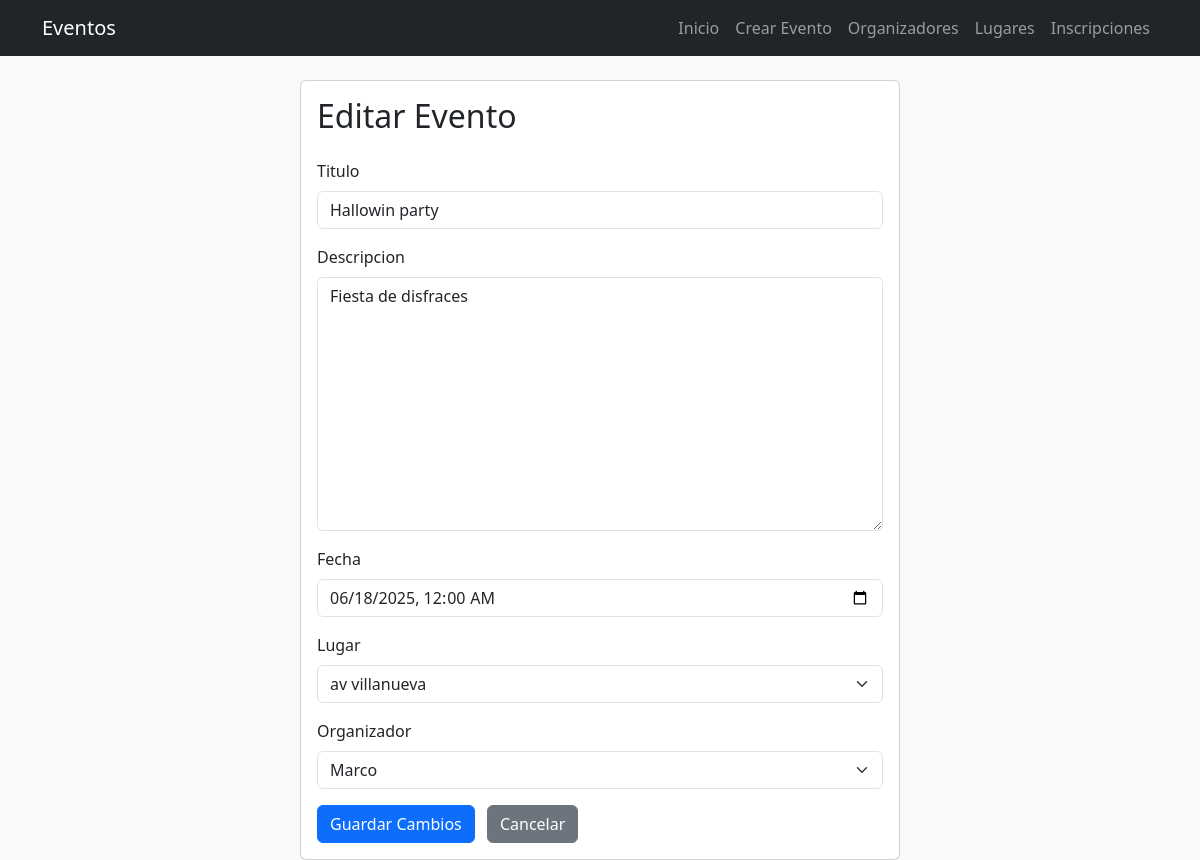
The app's page /evento/3/editar/ with its own data.
### eventos/models.py (models this page shows, shortened)
class Evento(models.Model):
    titulo = models.CharField(max_length=200)
    descripcion = models.TextField()
    fecha = models.DateTimeField()
    lugar = models.ForeignKey(Lugar, on_delete=models.CASCADE)
    organizador = models.ForeignKey(Organizador, on_delete=models.CASCADE)

### eventos/views.py (the view)
# urls.py: path('evento/<int:evento_id>/editar/', views.editar_evento, name='editar_evento'),
def editar_evento(request, evento_id):
    evento = get_object_or_404(Evento, id=evento_id)
    if request.method == 'POST':
        form = EventoForm(request.POST, instance=evento)
        if form.is_valid():
            form.save()
            return redirect('lista_eventos')
    else:
        form = EventoForm(instance=evento)
    return render(request, 'eventos/editar_evento.html', {'form': form, 'evento': evento})

### eventos/forms.py
class EventoForm(forms.ModelForm):
    class Meta:
        model = Evento
        fields = '__all__'
        widgets = {
            'titulo': forms.TextInput(attrs={'class': 'form-control'}),
            'descripcion': forms.Textarea(attrs={'class': 'form-control'}),
            'fecha': forms.DateTimeInput(attrs={'class': 'form-control', 'type': 'datetime-local'}),
            'lugar': forms.Select(attrs={'class': 'form-select'}),
            'organizador': forms.Select(attrs={'class': 'form-select'}),
        }

### eventos/models.py (called while the page is built)
    def __str__(self):
        return self.nombre

    def __str__(self):
        return self.nombre

### eventos/templates/eventos/editar_evento.html (shortened to what this page needs)
{% extends "eventos/base.html" %} {% block title %}Editar Evento{% endblock %}
{% block content %}
<div class="card mx-auto" style="max-width: 600px">
  <div class="card-body">
    <h2 class="card-title mb-4">Editar Evento</h2>
    <form method="post" novalidate>
      {% csrf_token %} {{ form.non_field_errors }} {% for field in form %}
      <div class="mb-3">
        <label for="{{ field.id_for_label }}" class="form-label"
          >{{ field.label }}</label
        >
        {{ field }}
      </div>
      {% endfor %}
      <button type="submit" class="btn btn-primary">Guardar Cambios</button>
      <a href="{% url 'lista_eventos' %}" class="btn btn-secondary ms-2"
        >Cancelar</a
      >
    </form>
  </div>
</div>
{% endblock %}

### records on screen
Evento: form "Hallowin party" "Fiesta de disfraces" "06/18/2025 00:00" "av villanueva" "Marco"

### other values on screen
{{ field.label }} "Titulo" "Descripcion" "Fecha" "Lugar" "Organizador"
